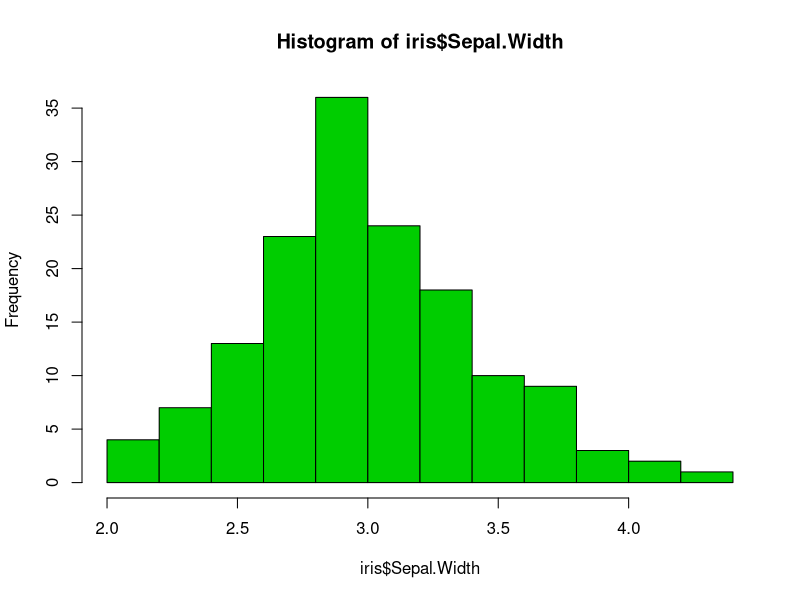
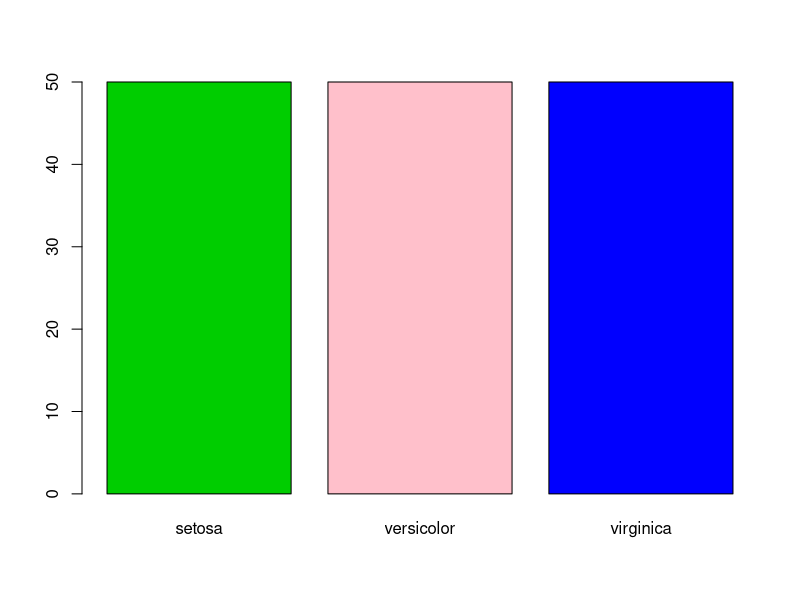
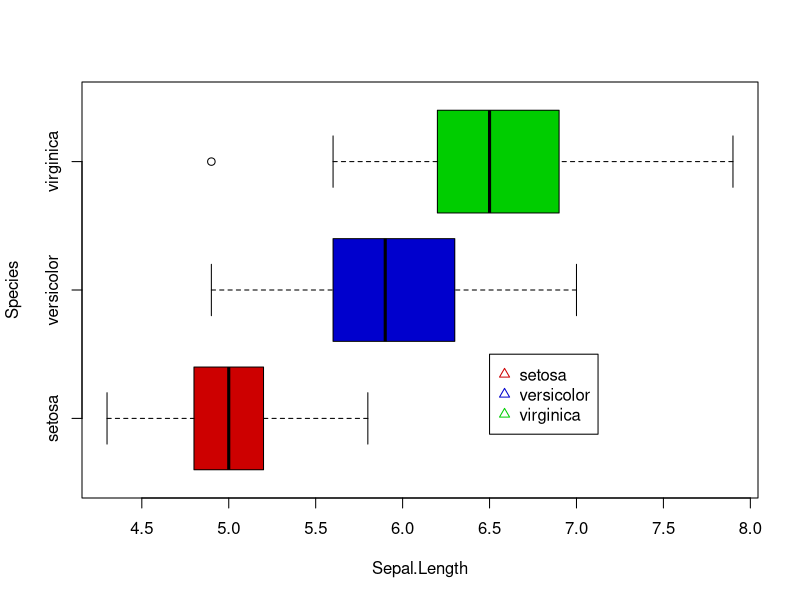

Here is the R script that generated these plots, in order:
#Histogram
win.graph()
hist(iris$Sepal.Width, col='green3')

#BarChart
win.graph()
barplot(summary(iris$Species),col=c('green3','pink','blue'))

#Boxplot
win.graph()
boxplot(Sepal.Length~Species,data=iris,horizontal=
TRUE,col=c("red3","blue3","green3"))
legend(y=1.5 ,x=6.5 ,legend=c("setosa","versicolor",
"virginica"),pch=c(2 ,2 ,2) ,col=c("red3","blue3","green3"))
